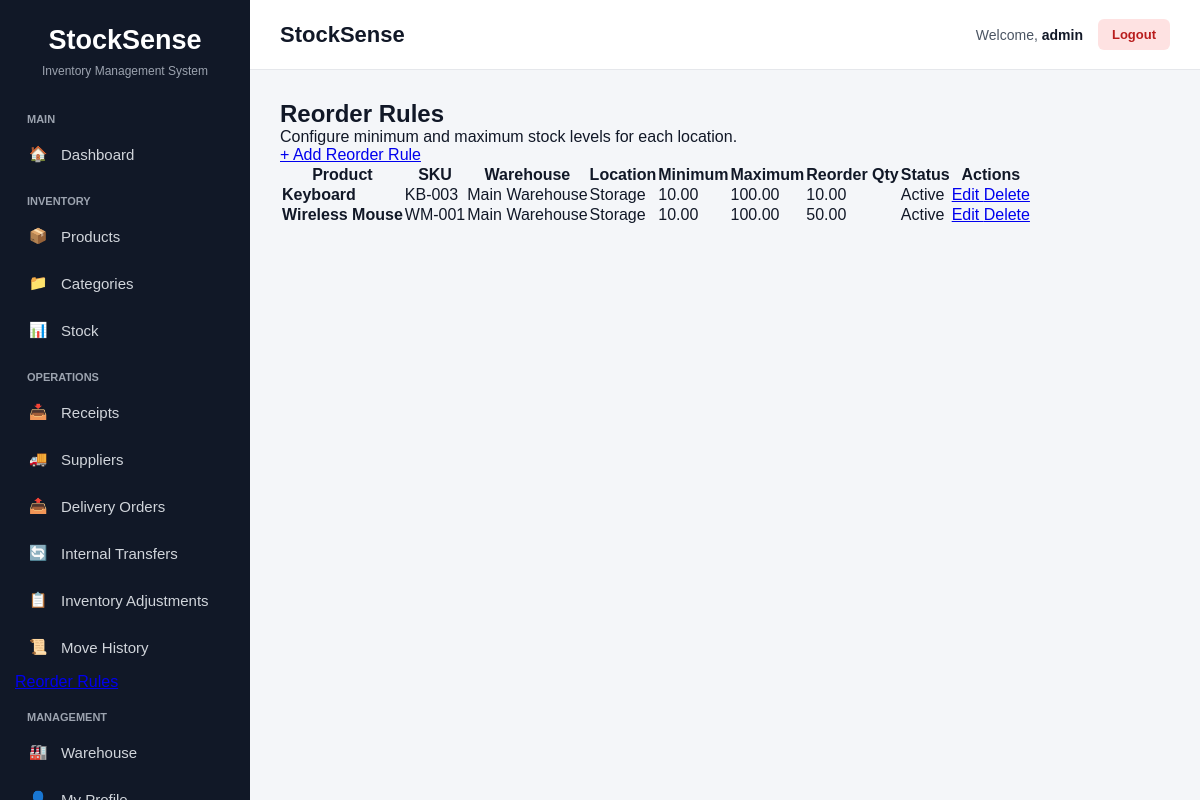
Screenshot of /operations/reorder-rules/ (signed in) with the database file from the repository.
### operations/models.py (models this page shows, shortened)
class ReorderRule(models.Model):
    product = models.ForeignKey(
        Product,
        on_delete=models.CASCADE,
        related_name='reorder_rules'
    )
    location = models.ForeignKey(
        Location,
        on_delete=models.CASCADE,
        related_name='reorder_rules'
    )
    minimum_quantity = models.DecimalField(
        max_digits=12,
        decimal_places=2,
        default=0
    )
    maximum_quantity = models.DecimalField(
        max_digits=12,
        decimal_places=2,
        default=0
    )
    reorder_quantity = models.DecimalField(
        max_digits=12,
        decimal_places=2,
        default=0
    )
    is_active = models.BooleanField(default=True)
    created_at = models.DateTimeField(auto_now_add=True)
    updated_at = models.DateTimeField(auto_now=True)
    class Meta:
        constraints = [
            models.UniqueConstraint(
                fields=['product', 'location'],
                name='unique_reorder_rule_product_location'
            )
        ]

### inventory/models.py (models this page shows, shortened)
class Product(models.Model):
    name = models.CharField(max_length=200)
    sku = models.CharField(max_length=100, unique=True)
    category = models.ForeignKey(
        Category,
        on_delete=models.CASCADE,
        related_name='products'
    )
    unit_of_measure = models.CharField(max_length=50)
    created_at = models.DateTimeField(auto_now_add=True)
    updated_at = models.DateTimeField(auto_now=True)

### warehouse/models.py (models this page shows, shortened)
class Location(models.Model):
    warehouse = models.ForeignKey(
        Warehouse,
        on_delete=models.CASCADE,
        related_name='locations'
    )
    name = models.CharField(max_length=150)
    created_at = models.DateTimeField(auto_now_add=True)
    updated_at = models.DateTimeField(auto_now=True)
    class Meta:
        constraints = [
            models.UniqueConstraint(
                fields=['warehouse', 'name'],
                name='unique_location_per_warehouse'
            )
        ]

class Warehouse(models.Model):
    name = models.CharField(max_length=150, unique=True)
    address = models.TextField(blank=True)
    created_at = models.DateTimeField(auto_now_add=True)
    updated_at = models.DateTimeField(auto_now=True)

### operations/views.py (the view)
@login_required
def reorder_rule_list(request):
    rules = ReorderRule.objects.select_related(
        'product',
        'location',
        'location__warehouse',
    ).order_by(
        'product__name',
        'location__warehouse__name',
        'location__name',
    )
    return render(
        request,
        'operations/reorder_rule_list.html',
        {
            'rules': rules,
        }
    )

### templates/operations/reorder_rule_list.html (shortened to what this page needs)
{% extends 'base.html' %}
{% block content %}
<div class="container-fluid">
    <div class="d-flex justify-content-between align-items-center mb-4">
        <div>
            <h2>Reorder Rules</h2>
            <p class="text-muted">
                Configure minimum and maximum stock levels for each location.
            </p>
        </div>
        <a href="{% url 'operations:reorder_rule_create' %}"
           class="btn btn-primary">
            + Add Reorder Rule
        </a>
    </div>
    {% if rules %}
    <div class="card shadow-sm">
        <div class="card-body">
            <div class="table-responsive">
                <table class="table table-hover align-middle">
                    <thead>
                        <tr>
                            <th>Product</th>
                            <th>SKU</th>
                            <th>Warehouse</th>
                            <th>Location</th>
                            <th>Minimum</th>
                            <th>Maximum</th>
                            <th>Reorder Qty</th>
                            <th>Status</th>
                            <th>Actions</th>
                        </tr>
                    </thead>
                    <tbody>
                    {% for rule in rules %}
                        <tr>
                            <td>
                                <strong>
                                    {{ rule.product.name }}
                                </strong>
                            </td>
                            <td>
                                {{ rule.product.sku }}
                            </td>
                            <td>
                                {{ rule.location.warehouse.name }}
                            </td>
                            <td>
                                {{ rule.location.name }}
                            </td>
                            <td>
                                {{ rule.minimum_quantity }}
                            </td>
                            <td>
                                {{ rule.maximum_quantity }}
                            </td>
                            <td>
                                {{ rule.reorder_quantity }}
                            </td>
                            <td>
                                {% if rule.is_active %}
                                    <span class="badge bg-success">
                                        Active
                                    </span>
                                {% else %}
                                    <span class="badge bg-secondary">
                                        Inactive
                                    </span>
                                {% endif %}
                            </td>
                            <td>
                                <a href="{% url 'operations:reorder_rule_edit' rule.pk %}"
                                   class="btn btn-sm btn-outline-primary">
                                    Edit
                                </a>
                                <a href="{% url 'operations:reorder_rule_delete' rule.pk %}"
                                   class="btn btn-sm btn-outline-danger">
                                    Delete
                                </a>
                            </td>
                        </tr>
                    {% endfor %}
                    </tbody>
                </table>
            </div>
        </div>
    </div>
    {% else %}
        <div class="alert alert-info">
            No reorder rules have been created yet.
        </div>
    {% endif %}
</div>
{% endblock %}

### templates/base.html (shortened to what this page needs)
<!DOCTYPE html>
<html lang="en">
<head>
</head>
<body>
<aside class="sidebar">
    <div class="logo">
        StockSense
    </div>
    <div class="logo-subtitle">
        Inventory Management System
    </div>
    <div class="menu-title">
        Main
    </div>
    <a href="{% url 'dashboard:home' %}"
       class="nav-link">
        <span class="nav-icon">🏠</span>
        Dashboard
    </a>
    <div class="menu-title">
        Inventory
    </div>
    <a href="{% url 'inventory:product_list' %}"
   class="nav-link">
    <span class="nav-icon">📦</span>
    Products
</a>
<a href="{% url 'inventory:category_list' %}"
   class="nav-link">
    <span class="nav-icon">📁</span>
    Categories
</a>
    <a href="{% url 'inventory:stock_list' %}"
   class="nav-link">
    <span class="nav-icon">📊</span>
    Stock
</a>
    <div class="menu-title">
        Operations
    </div>
    <a href="{% url 'operations:receipt_list' %}"
   class="nav-link">
    <span class="nav-icon">📥</span>
    Receipts
    </a>
    <a href="{% url 'operations:supplier_list' %}"
   class="nav-link">
    <span class="nav-icon">🚚</span>
    Suppliers
    </a>
    <a href="{% url 'operations:delivery_list' %}"
   class="nav-link">
    <span class="nav-icon">📤</span>
    Delivery Orders
    </a>
    <a href="{% url 'operations:transfer_list' %}"
   class="nav-link">
    <span class="nav-icon">🔄</span>
    Internal Transfers
    </a>
    <a href="{% url 'operations:adjustment_list' %}"
   class="nav-link">
    <span class="nav-icon">📋</span>
    Inventory Adjustments
    </a>
    <a href="{% url 'operations:ledger_list' %}"
   class="nav-link">
    <span class="nav-icon">📜</span>
    Move History
    </a>
    <a href="{% url 'operations:reorder_rule_list' %}">
    </a>
    <div class="menu-title">
        Management
    </div>
    <a href="{% url 'warehouse:warehouse_list' %}"
   class="nav-link">
    <span class="nav-icon">🏭</span>
    Warehouse
     </a>
    <a href="#"
       class="nav-link">
        <span class="nav-icon">👤</span>
    </a>
</aside>
<main class="main-content">
    <header class="topbar">
        <div class="page-title">
            {% block page_title %}
            StockSense
            {% endblock %}
        </div>
        <div class="user-section">
            <span>
                Welcome,
                <span class="user-name">
                    {{ request.user.username }}
                </span>
            </span>
            <a href="{% url 'accounts:logout' %}"
               class="logout-button">
                Logout
            </a>
        </div>
    </header>
    <section class="content">
        {% block content %}
        {% endblock %}
    </section>
</main>
</body>
</html>

### templates/base.html (style rules this page uses)
* { box-sizing: border-box; margin: 0; padding: 0; }
body { font-family: Arial, Helvetica, sans-serif; background: #f4f6f9; color: #111827; }
.sidebar { position: fixed; left: 0; top: 0; width: 250px; height: 100vh; background: #111827; color: white; padding: 25px 15px; overflow-y: auto; }
.logo { text-align: center; font-size: 27px; font-weight: bold; margin-bottom: 8px; }
.logo-subtitle { text-align: center; color: #9ca3af; font-size: 12px; margin-bottom: 35px; }
.menu-title { color: #9ca3af; font-size: 11px; font-weight: bold; text-transform: uppercase; padding: 0 12px; margin-top: 20px; margin-bottom: 8px; }
.nav-link { display: flex; align-items: center; gap: 12px; padding: 12px; margin-bottom: 5px; border-radius: 7px; color: #d1d5db; text-decoration: none; font-size: 15px; transition: 0.2s; }
.nav-icon { width: 22px; text-align: center; }
.main-content { margin-left: 250px; min-height: 100vh; }
.topbar { height: 70px; background: white; border-bottom: 1px solid #e5e7eb; display: flex; align-items: center; justify-content: space-between; padding: 0 30px; }
.page-title { font-size: 22px; font-weight: bold; color: #111827; }
.user-section { display: flex; align-items: center; gap: 15px; font-size: 14px; color: #4b5563; }
.user-name { font-weight: bold; color: #111827; }
.logout-button { padding: 8px 14px; border-radius: 6px; background: #fee2e2; color: #b91c1c; text-decoration: none; font-size: 13px; font-weight: bold; }
.content { padding: 30px; }

### rows the page displays
ReorderRule: product.name "Keyboard", product.sku "KB-003", location.warehouse.name "Main Warehouse", location.name "Storage", minimum_quantity "10.00", maximum_quantity "100.00", reorder_quantity "10.00", is_active "Active"
ReorderRule: product.name "Wireless Mouse", product.sku "WM-001", location.warehouse.name "Main Warehouse", location.name "Storage", minimum_quantity "10.00", maximum_quantity "100.00", reorder_quantity "50.00", is_active "Active"

### other values shown
{{ request.user.username }} "admin"
